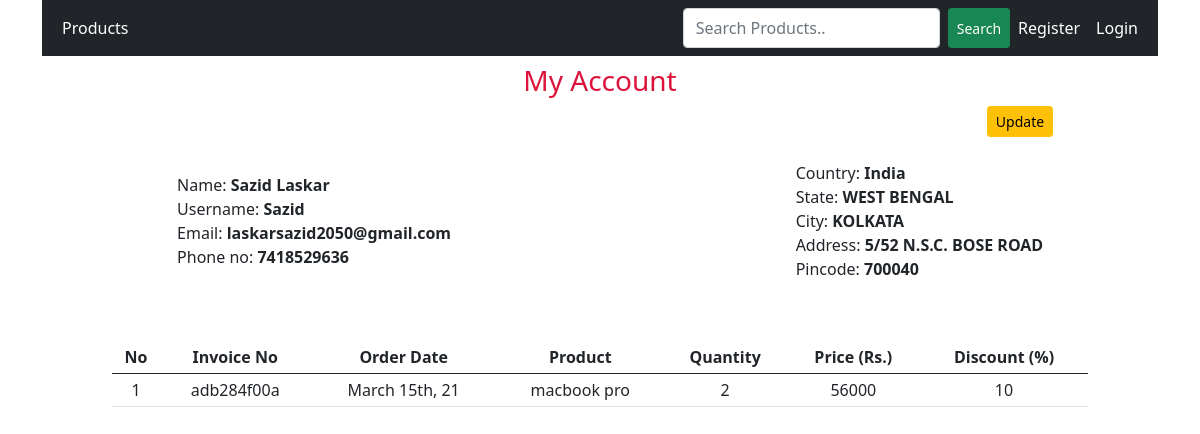
The app's page /account/Sazid Laskar, older data.
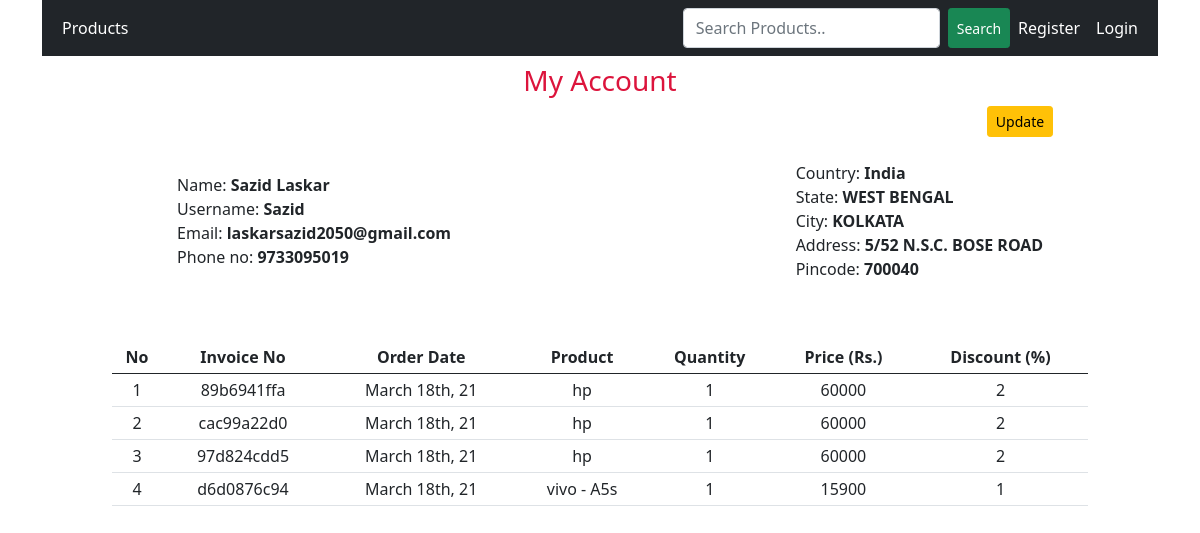
The same page, newer data.
### shop/customers/models.py (models this page shows, shortened)
class Customer(db.Model, UserMixin):
    id = db.Column(db.Integer, primary_key=True)
    name = db.Column(db.String(80), unique=True, nullable=False)
    username = db.Column(db.String(80), unique=True, nullable=False)
    email = db.Column(db.String(120), unique=True, nullable=False)
    password = db.Column(db.String(120),  nullable=False)
    country = db.Column(db.String(120),  nullable=False)
    state = db.Column(db.String(120),  nullable=False)
    city = db.Column(db.String(120),  nullable=False)
    address = db.Column(db.String(120),  nullable=False)
    pin = db.Column(db.String(120),  nullable=False)
    contact= db.Column(db.String(120),  nullable=False)
    date_created = db.Column(db.DateTime, nullable = False, default = datetime.utcnow)

class Order(db.Model):
    id = db.Column(db.Integer, primary_key = True)
    invoice = db.Column(db.String(15), unique = True, nullable=False)
    status = db.Column(db.String(50), nullable = False, default = 'Pending')
    customer_id = db.Column(db.Integer, db.ForeignKey('customer.id'), nullable=False)
    order_date = db.Column(db.DateTime, nullable = False, default = datetime.utcnow)
    orders = db.Column(jsonEncodedDict)

### shop/customers/routes.py (the view)
@app.route('/account/<name>')
def account(name):
    customer = Customer.query.filter_by(name = name).first()
    order = Order.query.filter_by(customer_id = customer.id).all()
    return render_template('customer/account.html', customer = customer, order = order)

### shop/customers/models.py (called while the page is built)
    def process_result_value(self, value, dialect):
        if value is None:
            return {}
        else:
            return json.loads(value)

### shop/templates/customer/account.html (shortened to what this page needs)
{% extends "base.html" %}
{% block content %}
{% include 'navbar.html' %}
<h3 class="text-center mt-2" style="color: crimson;">My Account</h3>
<div class="head" style="display: flex;
flex-direction: column;
width: 10%;
align-items: center;
justify-content: center;
margin-left: 80%">
<a href="{{ url_for('updateaccount', id = customer.id)}}" class="btn btn-sm btn-warning float-right">Update</a>
</div>
<div class="main" style="display: flex; align-items: center;
justify-content: center;
margin-top: 2%;
margin-left: 2%;
margin-bottom: 5%;">
<div class="row" style="flex: 3; margin-left: 12%;">
    <span>Name:   <b>{{ customer.name }}</b></span>
<span>Username:   <b>{{ customer.username }}</b></span>
<span>Email: <b>{{ customer.email}}</b></span>
<span>Phone no: <b>{{ customer.contact}}</b></span>
</div>
<div class="row" style="flex: 2;" >
<span>Country: <b>{{ customer.country}}</b></span>
<span>State: <b>{{ customer.state}}</b></span>
<span>City: <b>{{ customer.city}}</b></span>
<span>Address: <b>{{ customer.address}}</b></span>
<span>Pincode: <b>{{ customer.pin }}</b></span>
</div>
</div>
<div class="conatiner"style="margin-left: 7rem; margin-right: 7rem;" >
    <table class="table table-sm table-condensed table-hover ml-2" style="text-align: center";>
        <thead>
            <th>No</th>
            <th>Invoice No</th>
            <th>Order Date</th>
            <th>Product</th>
            <th>Quantity</th>
            <th>Price (Rs.)</th>
            <th>Discount (%)</th>
        </thead>
        <tbody>
{% if order %}
{% for ord in order %}
            <tr>
                <td>{{ loop.index }}</td>
                <td>{{ ord.invoice }}</td>
                <td>{{ moment(ord.order_date).format("MMMM Do, YY") }}</td>
                {% for key, product in ord.orders.items()  %}
<td>{{ product.name }}
  </td>
<td>{{ product.quantity }}</td>
<td>{{ product.price }}</td>
<td>{{ product.discount }}</td>
{% endfor %}
            </tr>
            {% endfor %}
            {% endif %}
        </tbody>
    </table>
</div>
{% endblock %}

Row changes from the older to the newer data that the page shows:
no longer on this page (row edited): Order: invoice "adb284f00a", order_date "March 15th, 21", name "macbook pro", quantity "2", price "56000", discount "10"
changed Customer "Sazid Laskar": contact "7418529636" → "9733095019"
added Order: invoice "89b6941ffa", order_date "March 18th, 21", name "hp", quantity "1", price "60000", discount "2"
added Order: invoice "cac99a22d0", order_date "March 18th, 21", name "hp", quantity "1", price "60000", discount "2"
added Order: invoice "97d824cdd5", order_date "March 18th, 21", name "hp", quantity "1", price "60000", discount "2"
added Order: invoice "d6d0876c94", order_date "March 18th, 21", name "vivo - A5s", quantity "1", price "15900", discount "1"
